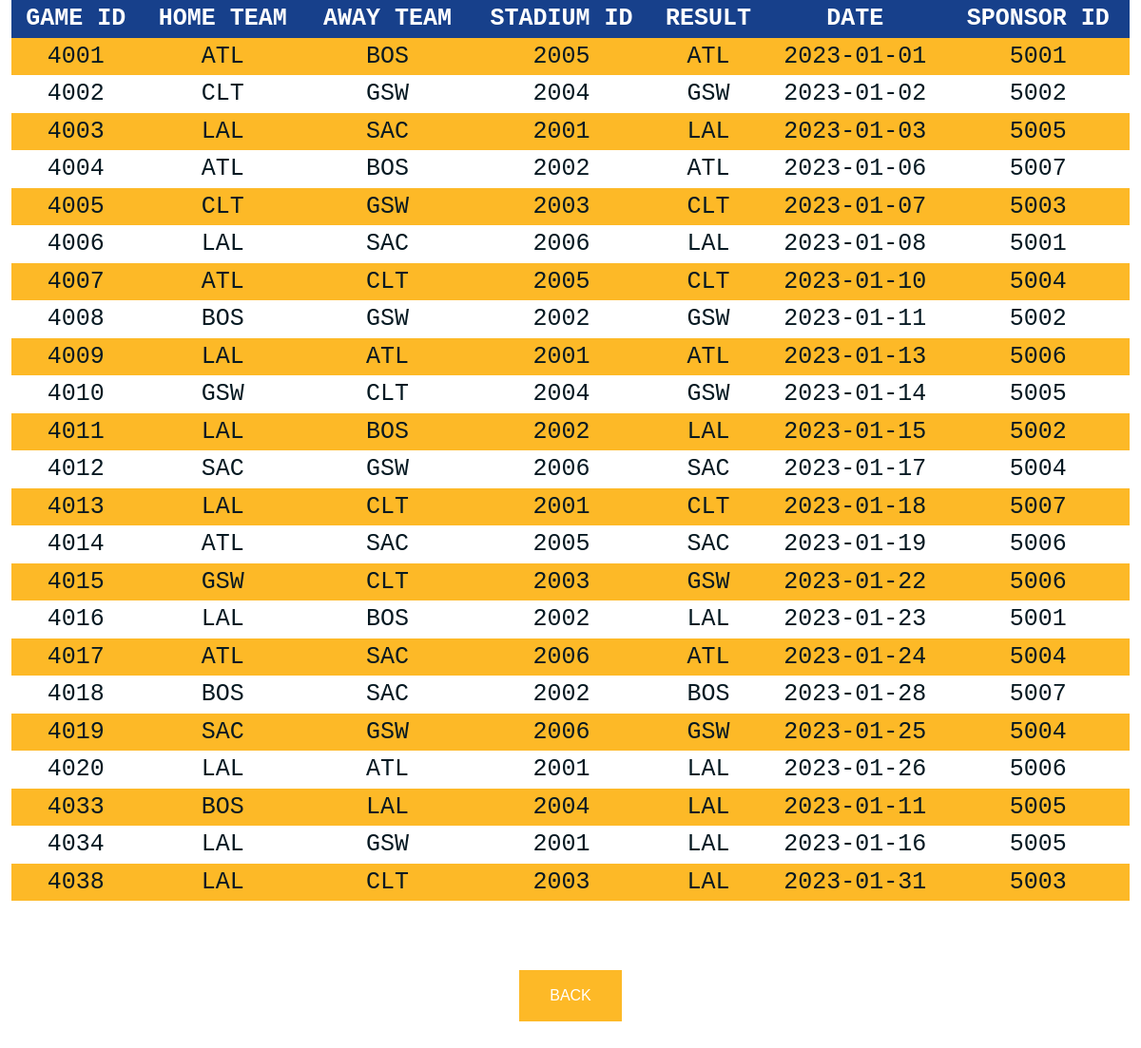
Screenshot of /php/view_game2.php with the database file from the repository.
### tables this page shows
CREATE TABLE `games` (
  `g_id` int(4) NOT NULL,
  `home_id` char(3) DEFAULT NULL,
  `away_id` char(3) DEFAULT NULL,
  `s_id` int(4) DEFAULT NULL,
  `result` char(3) DEFAULT NULL,
  `date` date DEFAULT NULL,
  `spo_id` int(4) DEFAULT NULL
);

### php/view_game2.php (the view, shortened to what this page needs)
<!DOCTYPE html>
<html>
<head>
</head>
<body>
<link rel="stylesheet" href="w3.css">
<table align="center" class='w3-container w3-center'>
<tr>
<th>GAME ID</th>
<th>HOME TEAM</th>
<th>AWAY TEAM</th>
<th>STADIUM ID</th>
<th>RESULT</th>
<th>DATE</th>
<th>SPONSOR ID</th>
</tr>
<?php
$conn = mysqli_connect("localhost", "root", "", "nba");
$sql = "select * from games";
$result = $conn->query($sql);
if ($result->num_rows > 0) {
while($row = $result->fetch_assoc()) {
echo "<tr><td>" . $row["g_id"]. "</td><td>" . $row["home_id"]    . "</td><td>"
. $row["away_id"]. "</td><td>" .$row["s_id"] . "</td><td>" .$row["result"] . "</td><td>" .$row["date"] . "</td><td>" .$row["spo_id"] . "</td></tr>";
}
echo "</table>";
} else { echo "0 results"; }
?>
<div class='container'>
<button class="button" onclick="location.href='fix.html'" type="button">BACK</button></div>
</body>
</html>

### css/w3.css (style rules this page uses)
*,*:before,*:after { box-sizing:inherit }
html { -ms-text-size-adjust:100%;-webkit-text-size-adjust:100% }
body { margin:0 }
button,input,select,textarea,optgroup { font:inherit;margin:0 }
button,input { overflow:visible }
button,select { text-transform:none }
button,[type=button],[type=reset],[type=submit] { -webkit-appearance:button }
html,body { font-family:Verdana,sans-serif;font-size:15px;line-height:1.5 }
html { overflow-x:hidden }
.w3-container:after,.w3-container:before,.w3-panel:after,.w3-panel:before,.w3-row:after,.w3-row:before,.w3-row-padding:after,.w3-row-padding:before, .w3-cell-row:before,.w3-cell-row:after,.w3-clear:after,.w3-clear:before,.w3-bar:before,.w3-bar:after { content:"";display:table;clear:both }
.w3-container,.w3-panel { padding:0.01em 16px }
.w3-center { text-align:center!important }

### php/view_game2.php (style rules this page uses)
body { background-color: white; }
table { border-collapse: collapse; width: 98%; color: rgb(6, 25, 34); font-family: monospace; font-size: 25px; text-align: left; }
th { background-color: #17408b; color: white; }
tr:nth-child(even) { background-color: #fdb927 }
.button { background-color: #fdb927; border: none; color: white; padding: 15px 32px; text-align: center; text-decoration: none; display: inline-block; font-size: 16px; margin: 4px 2px; cursor: pointer; }
.container { display: flex; justify-content: center; align-items: center; height: 200px; }

### rows the page displays
games: g_id "4001", home "ATL", away "BOS", s "2005", result "ATL", date "2023-01-01", spo "5001"
games: g_id "4002", home "CLT", away "GSW", s "2004", result "GSW", date "2023-01-02", spo "5002"
games: g_id "4003", home "LAL", away "SAC", s "2001", result "LAL", date "2023-01-03", spo "5005"
games: g_id "4004", home "ATL", away "BOS", s "2002", result "ATL", date "2023-01-06", spo "5007"
games: g_id "4005", home "CLT", away "GSW", s "2003", result "CLT", date "2023-01-07", spo "5003"
games: g_id "4006", home "LAL", away "SAC", s "2006", result "LAL", date "2023-01-08", spo "5001"
games: g_id "4007", home "ATL", away "CLT", s "2005", result "CLT", date "2023-01-10", spo "5004"
games: g_id "4008", home "BOS", away "GSW", s "2002", result "GSW", date "2023-01-11", spo "5002"
games: g_id "4009", home "LAL", away "ATL", s "2001", result "ATL", date "2023-01-13", spo "5006"
games: g_id "4010", home "GSW", away "CLT", s "2004", result "GSW", date "2023-01-14", spo "5005"
games: g_id "4011", home "LAL", away "BOS", s "2002", result "LAL", date "2023-01-15", spo "5002"
games: g_id "4012", home "SAC", away "GSW", s "2006", result "SAC", date "2023-01-17", spo "5004"
games: g_id "4013", home "LAL", away "CLT", s "2001", result "CLT", date "2023-01-18", spo "5007"
games: g_id "4014", home "ATL", away "SAC", s "2005", result "SAC", date "2023-01-19", spo "5006"
games: g_id "4015", home "GSW", away "CLT", s "2003", result "GSW", date "2023-01-22", spo "5006"
games: g_id "4016", home "LAL", away "BOS", s "2002", result "LAL", date "2023-01-23", spo "5001"
games: g_id "4017", home "ATL", away "SAC", s "2006", result "ATL", date "2023-01-24", spo "5004"
games: g_id "4018", home "BOS", away "SAC", s "2002", result "BOS", date "2023-01-28", spo "5007"
games: g_id "4019", home "SAC", away "GSW", s "2006", result "GSW", date "2023-01-25", spo "5004"
games: g_id "4020", home "LAL", away "ATL", s "2001", result "LAL", date "2023-01-26", spo "5006"
games: g_id "4033", home "BOS", away "LAL", s "2004", result "LAL", date "2023-01-11", spo "5005"
games: g_id "4034", home "LAL", away "GSW", s "2001", result "LAL", date "2023-01-16", spo "5005"
games: g_id "4038", home "LAL", away "CLT", s "2003", result "LAL", date "2023-01-31", spo "5003"
